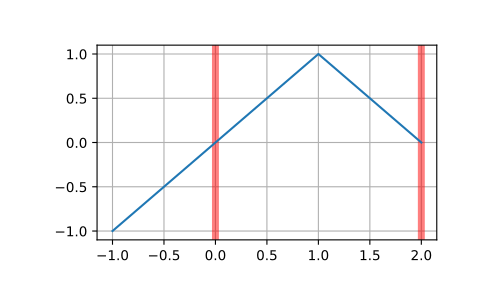

Here is the Python script that generated this plot:
# Construct the linear spline ``x if x < 1 else 2 - x`` on the base
# interval :math:`[0, 2]`, and integrate it

from scipy.interpolate import BSpline
b = BSpline.basis_element([0, 1, 2])
b.integrate(0, 1)
# array(0.5)

# If the integration limits are outside of the base interval, the result
# is controlled by the `extrapolate` parameter

b.integrate(-1, 1)
# array(0.0)
b.integrate(-1, 1, extrapolate=False)
# array(0.5)

import matplotlib.pyplot as plt
fig, ax = plt.subplots()
ax.grid(True)
ax.axvline(0, c='r', lw=5, alpha=0.5)  # base interval
ax.axvline(2, c='r', lw=5, alpha=0.5)
xx = [-1, 1, 2]
ax.plot(xx, b(xx))
plt.show()
